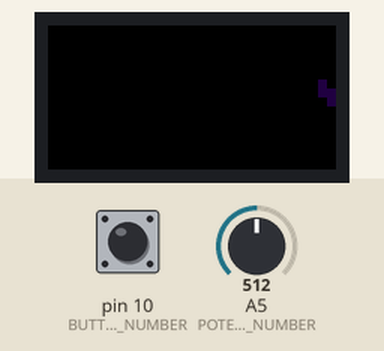
This sketch was run on a simulated Arduino Uno, built with avr-gcc and run on an emulated ATmega328P. On the bench: 32×16 colour display. Inputs (shaded band) come from the test bench; at power-on: A5 (POTENTIOMETER_PIN_NUMBER) = 512, pin 10 (BUTTON_PIN_NUMBER) LOW. Random numbers use the default seed unless the sketch sets one.

Above: at 3.2 s.
3.3 s: A5 (POTENTIOMETER_PIN_NUMBER) set to 716
At 3.8 s:
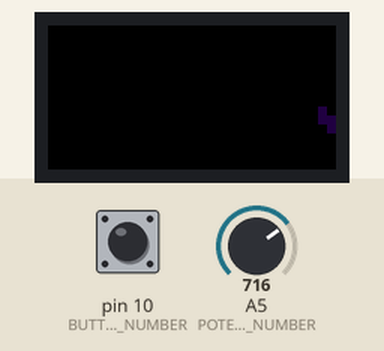
6.3 s: pin 10 (BUTTON_PIN_NUMBER) pulled HIGH for 1 s
At 7.7 s:
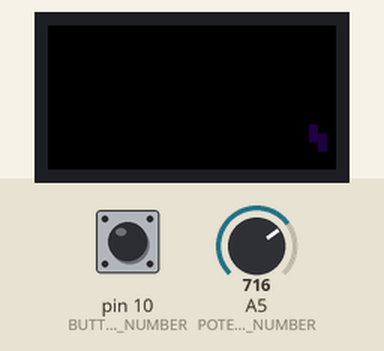
8.8 s: pin 10 (BUTTON_PIN_NUMBER) pulled HIGH for 0.15 s
At 9.8 s:
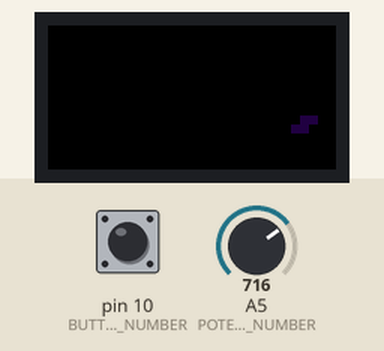
10.4 s: A5 (POTENTIOMETER_PIN_NUMBER) set to 900
At 11.3 s:
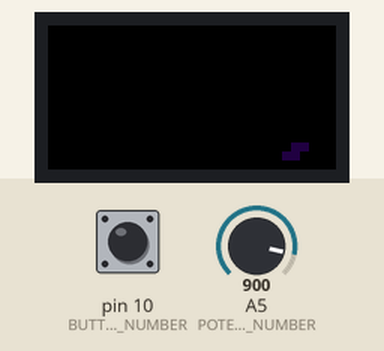
12.0 s: A5 (POTENTIOMETER_PIN_NUMBER) set to 1023
At 13.7 s:
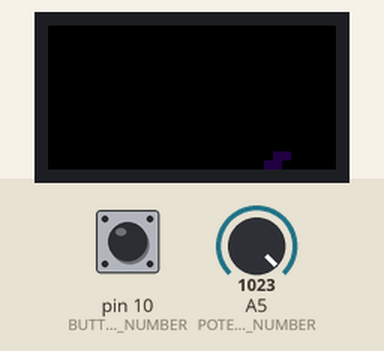
Timing chart, 0 to 15.2 s (numbered marks = the images above; inputs shaded):
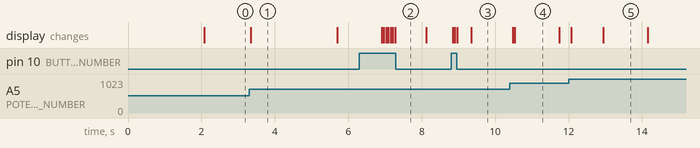

The sketch:

Tetris.ino
```cpp
#include <gamma.h>
#include <RGBmatrixPanel.h>
#include <Adafruit_GFX.h>

// define the wiring of the LED screen
const uint8_t CLK  = 8;
const uint8_t LAT = A3;
const uint8_t OE = 9;
const uint8_t A = A0;
const uint8_t B = A1;
const uint8_t C = A2;

// define the wiring of the inputs
const int POTENTIOMETER_PIN_NUMBER = 5;
const int BUTTON_PIN_NUMBER = 10;

// Matrix Dimensions
const uint8_t MAT_WIDTH = 32;
const uint8_t MAT_HEIGHT = 16;

// a global variable that represents the LED screen
RGBmatrixPanel matrix(A, B, C, CLK, LAT, OE, false);

// the following functions are for printing messages
void game_over();
void game_start();
void print_restart();
void choose_restart();
void print_quit();
void choose_quit();

class Color {
  public:
    int red;
    int green;
    int blue;
    Color() {
      red = 0;
      green = 0;
      blue = 0;
    }
    Color(int r, int g, int b) {
      red = r;
      green = g;
      blue = b;
    }
    uint16_t to_333() const {
      return matrix.Color333(red, green, blue);
    }
};

const Color BLACK(0, 0, 0);
const Color RED(4, 0, 0);
const Color ORANGE(6, 1, 0);
const Color YELLOW(4, 4, 0);
const Color GREEN(0, 4, 0);
const Color BLUE(0, 0, 4);
const Color PURPLE(1, 0, 2);
const Color WHITE(4, 4, 4);
const Color LIME(2, 4, 0);
const Color AQUA(0, 4, 4);

const Color colors[9] = {BLACK, RED, ORANGE, YELLOW, LIME, GREEN, AQUA, BLUE, PURPLE};

/*  (31, 0)--------(31, 15)
 *     |               |
 *     |               |
 *     |               |
 *     |               |
 *     |               |
 *     |               |
 *     |               |
 *     |               |
 *  (0, 0)----------(0, 15)
 */


class Block {
  public:
  // Default constructor
    Block() {
      x = 31;
      y = 0;
      for (int i = 0; i < 4; i++) {
        x_arr[i] = 0;
        y_arr[i] = 0;
      }
      type = 0;
      color_index = 0;
      rot_index = 0;
      falling = false;
    }

    // Setters
    // Set the y-coordinate of the block
    void set_y(int y_arg) {
      if ((y_arg >= 0) && (y_arg < MAT_HEIGHT)) {
        y = y_arg;
      }
      else {
        Serial.print("Illegal value for y!");
      }
    }

    // Set the type of the block
    void set_type(uint8_t type_arg) {
      type = type_arg;
      switch (type) {
        // O_Block
        case 1:
          x_arr[0] = 0;
          x_arr[1] = 0;
          x_arr[2] = -1;
          x_arr[3] = -1;
          y_arr[0] = 0;
          y_arr[1] = 1;
          y_arr[2] = 0;
          y_arr[3] = 1;
          break;
        // I_Block
        case 2:
          x_arr[0] = 0;
          x_arr[1] = -1;
          x_arr[2] = -2;
          x_arr[3] = -3;
          y_arr[0] = 0;
          y_arr[1] = 0;
          y_arr[2] = 0;
          y_arr[3] = 0;
          break;
        // L_Block
        case 3:
          x_arr[0] = 0;
          x_arr[1] = -1;
          x_arr[2] = -2;
          x_arr[3] = -2;
          y_arr[0] = 0;
          y_arr[1] = 0;
          y_arr[2] = 0;
          y_arr[3] = -1;
          break;
        // T_Block
        case 4:
          x_arr[0] = 0;
          x_arr[1] = -1;
          x_arr[2] = -2;
          x_arr[3] = -1;
          y_arr[0] = 0;
          y_arr[1] = 0;
          y_arr[2] = 0;
          y_arr[3] = -1;
          break;
        // Z_Block
        case 5:
          x_arr[0] = 0;
          x_arr[1] = 0;
          x_arr[2] = -1;
          x_arr[3] = -1;
          y_arr[0] = 0;
          y_arr[1] = -1;
          y_arr[2] = -1;
          y_arr[3] = -2;
          break;
        // Other cases
        default:
          for (int i = 0; i < 4; i++) {
            x_arr[i] = 0;
            y_arr[i] = 0;
          }
          break;
      }
    }

    // Set the color of the block
    void set_color(uint8_t color_index_arg) {
      if ((color_index_arg >= 0) && (color_index_arg < 9)) {
        color_index = color_index_arg;
      }
    }

    // Set the rotation of the block
    void set_rot(uint8_t rot_index_arg) {
      if ((rot_index_arg >= 0) && (rot_index_arg < 4)) {
        while (rot_index != rot_index_arg) {
          if (check_rotate()) {
            rotate();
          }
          else {
            break;
          }
        }
      }
    }

    // Stop the block falling
    void stop() {
      falling = false;
    }

    // Getters
    // Get the y-coordinate of the block
    int get_y() const{
      return y;
    }

    // Get the x-coordinate of the block
    int get_x() const{
      return x;
    }

    // Get the status of the block, check if any block is falling
    bool is_falling() const{
      return falling;
    }

    // Get the color index of the block
    uint8_t get_color() const{
      return color_index;
    }

    // Get the rotation index of the block
    uint8_t get_rot() const{
      return rot_index;
    }

    // Get x_arr of the block
    void get_x_arr(int x_arr_arg[4]) {
      for (int i = 0; i < 4; i++) {
        x_arr_arg[i] = x_arr[i];
      }
    }

    // Get y_arr of the block
    void get_y_arr(int y_arr_arg[4]) {
      for (int i = 0; i < 4; i++) {
        y_arr_arg[i] = y_arr[i];
      }
    }

    // Reset the block
    void reset() {
      x = MAT_WIDTH - 1;
      y = 0;
      type = 0;
      color_index = 0;
      rot_index = 0;

      // 1-O, 2-I, 3-L, 4-T, 5-Z
      set_type(random(1, 6));
      // colors[9] = {BLACK, RED, ORANGE, YELLOW, LIME, GREEN, AQUA, BLUE, PURPLE}
      // 1, 2, 3, 4, 5, 6, 7, 8
      set_color(random(1, 9));
      // 0, 1, 2, 3
      set_rot(random(0, 4));
      set_y(random(0, MAT_HEIGHT));
      falling = true;
    }

    // Draw the block
    void draw() {
      if (falling) {
        draw_with_rgb(colors[color_index]);
      }
    }

    // Erase the block
    void erase() {
      draw_with_rgb(colors[0]);
    }

    // Move the block
    void fall() {
      if (x_in_range(x_arr) && y_in_range(y_arr)) {
        erase();
        x--;
        draw();
      }
      else {
        reset();
      }
    }

    // Rotate the block
    void rotate() {
      // Rotate only if the block after rotation is in the screen
      if (check_rotate()) {
        erase();
        int temp_x_arr[4];
        int temp_y_arr[4];
        for (int i = 0; i < 4; i++) {
          temp_x_arr[i] = 0 - y_arr[i];
          temp_y_arr[i] = x_arr[i];
        }
        for (int i = 0; i < 4; i++) {
          x_arr[i] = temp_x_arr[i];
          y_arr[i] = temp_y_arr[i];
        }
        draw();
        rot_index = (rot_index + 1) % 4;
      }
    }


  private:
    int x;
    int y;
    // Relative coordinates of all 4 pixels of the block
    int x_arr[4];
    int y_arr[4];
    // Mark the type of the block
    uint8_t type;
    // Mark the color of the block
    uint8_t color_index;
    // Mark the rotation of the block, 0 <= rot_index < 3
    uint8_t rot_index;
    // Check if the block is falling
    bool falling;

    // Check whether the block can rotate or not
    bool check_rotate() {
      int temp_x_arr[4];
      int temp_y_arr[4];
      for (int i = 0; i < 4; i++) {
        temp_x_arr[i] = 0 - y_arr[i];
        temp_y_arr[i] = x_arr[i];
      }
      return x_in_range(temp_x_arr) && y_in_range(temp_y_arr);
    }

    // Check if the block is in the screen
    bool x_in_range(int x_arr_arg[4]) {
      for (int i = 0; i < 4; i++) {
        if ((x + x_arr_arg[i] >= MAT_WIDTH) || (x + x_arr_arg[i] < 0)) {
          return false;
        }
      }
      return true;
    }

    bool y_in_range(int y_arr_arg[4]) {
      for (int i = 0; i < 4; i++) {
        if ((y + y_arr_arg[i] >= MAT_HEIGHT) || (y + y_arr_arg[i] < 0)) {
          return false;
        }
      }
      return true;
    }

    // Draw the pixel with given color
    void draw_with_rgb(Color color) {
      if (x_in_range(x_arr) && y_in_range(y_arr)) {
        for (int i = 0; i < 4; i++) {
          matrix.drawPixel(x + x_arr[i], y + y_arr[i], color.to_333());
        }
      }
    }
};


class Game {
  public:
    Game() {
      time = 0;
      clear_picture();
      menu_active = false;
      block = Block();
    }

    // sets up a new game of Tetris
    // Modifies: global variable matrix
    void setupGame() {
      // Initialize time
      time = 0;

      // Generate a random number seed
      randomSeed(millis());

      // Clear picture
      clear_picture();

      // Clear the blocks on the screen
      matrix.fillScreen(BLACK.to_333());

      // Display "game start"
      game_start();
      delay(2000);
      matrix.fillScreen(BLACK.to_333());

      // Create the first block
      block.reset();
    }

    // Modifies: global variable matrix
    void update(int potentiometer_value, bool button_pressed) {
      // Draw picture
      draw_picture();

      // Check for filled columns, if there is any column filled, then game over
      for (int i = 0; i < MAT_HEIGHT; i++) {
        // Game over when touching the top of the screen
        if (is_touching_top()) {
          // Clear picture to avoid infinite loop
          clear_picture();
          // Print "game over"
          game_over();
          // Wait 2 seconds
          delay(2000);
          // Fill Screen with black
          matrix.fillScreen(BLACK.to_333());
          // Set seletion menu to be active
          menu_active = true;
          break;
        }
      }

      // Display selection menu if menu is active
      if (menu_active == true) {
          draw_cursor(potentiometer_value);
          if (button_pressed) {
            // Restart selected
            if (potentiometer_value < 512) {
                setupGame();
                menu_active = false;
                return;
            }
            else {
              // Quit selected, enter an empty loop and pause
              matrix.fillScreen(BLACK.to_333());
              while (true) {}
            }
          }
        // Slightly delay to prevent button jitter
        delay(100);
      }
      // Play the game as normal if menu is not active
      else {
        // Operate block when there is block falling
        if (block.is_falling()) {
          // Move block using value of the potentiometer
          block.erase();
          // Check if the block can be moved without touching other blocks
          if (check_move(potentiometer_value)) {
            block.set_y(((MAT_HEIGHT) * potentiometer_value) / 1024);
          }
          block.draw();

          // Rotate block using button
          if (button_pressed) {
            block.rotate();
          }

          // Block falls every 20 loops, with an initial delay of 50 loops
          if ((time % 20 == 0) && (time > 50)) {
            block.fall();
          }

          // Check if block touching the existing fallen blocks
          if (is_touching()) {
            // Stop the block falling
            block.stop();

            // Add the block to picture
            pic_add_block(block);

            // Reset a new block
            block.reset();
          }
        }
        // No block is falling
        else {
          // Reset a new block
          block.reset();
        }

        // Check and delete filled rows
        for (int i = 0; i < MAT_WIDTH; i++) {
          if (is_row_filled(i)) {
            pic_del_row(i);
          }
        }
      }
      time++;
    }

  private:
    unsigned long time;
    // The picture formed by stack of fallen blocks, this array stores the color index of each pixel
    uint8_t picture[MAT_WIDTH][MAT_HEIGHT];

    Block block;

    bool menu_active = false;

    // Draw the cursor for selecting Restart or Quit
    void draw_cursor(int potentiometer_value_arg) {
      if (potentiometer_value_arg < 512) {
        // Cursor selected Restart
        choose_restart();
        print_quit();
      }
      else {
        // Cursor selected Quit
        choose_quit();
        print_restart();
      }
    }

    // Draw the picture formed by stack of fallen blocks
    void draw_picture() {
      for (int i = 0; i < MAT_WIDTH; i++) {
        for (int j = 0; j < MAT_HEIGHT; j++) {
          Color pixel_color = colors[picture[i][j]];
          matrix.drawPixel(i, j, pixel_color.to_333());
        }
      }
    }

    // Clear the picture formed by stack of fallen blocks
    void clear_picture() {
      for (int i = 0; i < MAT_WIDTH; i++) {
        for (int j = 0; j < MAT_HEIGHT; j++) {
          picture[i][j] = 0;
        }
      }
    }

    // Add a block to picture
    void pic_add_block(Block block_arg) {
      // Get the (x, y) coordinate of the block
      int x = block_arg.get_x();
      int y = block_arg.get_y();
      // Get the relative coordinates of all other pixels of the block
      int x_arr_arg[4] = {};
      int y_arr_arg[4] = {};
      block_arg.get_x_arr(x_arr_arg);
      block_arg.get_y_arr(y_arr_arg);
      // Add the block coordinates and the corresponding color into picture
      for (int i = 0; i < 4; i++) {
        picture[x + x_arr_arg[i]][y + y_arr_arg[i]] = block_arg.get_color();
      }
    }

    // Check if the block can be moved left and right by the potentiometer
    bool check_move(int potentiometer_value_arg) {
      int check_y = ((MAT_HEIGHT) * potentiometer_value_arg) / 1024;
      int x_arr_arg[4] = {};
      int y_arr_arg[4] = {};
      block.get_x_arr(x_arr_arg);
      block.get_y_arr(y_arr_arg);
      for (int k = 0; k < 4; k++) {
        if ((picture[block.get_x() + x_arr_arg[k]][check_y + y_arr_arg[k]] != 0)
            || (check_y + y_arr_arg[k] < 0) || (check_y + y_arr_arg[k] >= MAT_HEIGHT)) {
          return false;
        }
      }
      return true;
    }

    // Check if a row is filled
    bool is_row_filled(int row) {
      for (int i = 0; i < MAT_HEIGHT; i++) {
        if (picture[row][i] == 0) {
          return false;
        }
      }
      return true;
    }

    // Check if any block reach the top of the screen
    bool is_touching_top() {
      for (int i = 0; i < MAT_HEIGHT; i++) {
        if (picture[31][i] != 0) {
          return true;
        }
      }
      return false;
    }

    // Delete a filled row from picture and update
    void pic_del_row(int row) {
      if (is_row_filled(row)) {
        for (int j = row; j < MAT_WIDTH - 1; j++) {
          for (int i = 0; i < MAT_HEIGHT; i++) {
            // Move contents of the row above to the current row
            picture[j][i] = picture[j + 1][i];
          }
        }
        // Clear the top row
        for (int i = 0; i < MAT_HEIGHT; i++) {
          picture[MAT_WIDTH - 1][i] = 0;
        }
        draw_picture();
      }
    }

    // Check if block touches existing fallen blocks or the bottom of the screen
    bool is_touching() {
      // Get the (x, y) coordinate of the block
      int x = block.get_x();
      int y = block.get_y();
      // Get the relative coordinates of all other pixels of the block
      int x_arr_arg[4] = {};
      int y_arr_arg[4] = {};
      block.get_x_arr(x_arr_arg);
      block.get_y_arr(y_arr_arg);
      for (int i = 0; i < 4; i++) {
        int check_x = x + x_arr_arg[i] - 1;
        // Touch the bottom
        if (check_x < 0) {
          return true;
        }
        int check_y = y + y_arr_arg[i];
        if ((check_x >= 0) && (check_x < MAT_WIDTH) && (check_y >= 0) && (check_y < MAT_HEIGHT)) {
          // Check if the space directly beneath each block pixel is occupied
          if (picture[check_x][check_y]) {
            return true;
          }
        }
      }
      return false;
    }
};

// a global variable that represents the game Tetris
Game game;

// see https://www.arduino.cc/reference/en/language/structure/sketch/setup/
void setup() {
  Serial.begin(9600);
  pinMode(BUTTON_PIN_NUMBER, INPUT);
  matrix.begin();
  game.setupGame();
}

// see https://www.arduino.cc/reference/en/language/structure/sketch/loop/
void loop() {
  // Smooth the readings from an analog input
  int total = 0;
  int num_readings = 30;
  for (int i = 0; i < num_readings; i++) {
    total += analogRead(POTENTIOMETER_PIN_NUMBER);
  }
  int potentiometer_value = total / num_readings;

  bool button_pressed = (digitalRead(BUTTON_PIN_NUMBER) == HIGH);

  game.update(potentiometer_value, button_pressed);

  delay(25);
}

// displays "game over"
void game_over() {
  matrix.fillScreen(BLACK.to_333());
  matrix.setTextSize(1);
  matrix.setTextColor(RED.to_333());
  matrix.setCursor(0, 0);
  matrix.print('G');
  matrix.print('A');
  matrix.print('M');
  matrix.print('E');
  matrix.print(' ');
  matrix.print('O');
  matrix.print('V');
  matrix.print('E');
  matrix.print('R');
  matrix.print('!');
}

// displays "game start"
void game_start() {
  matrix.fillScreen(BLACK.to_333());
  matrix.setTextSize(1);
  matrix.setTextColor(GREEN.to_333());
  matrix.setCursor(0, 0);
  matrix.print('G');
  matrix.print('A');
  matrix.print('M');
  matrix.print('E');
  matrix.print(' ');
  matrix.print('S');
  matrix.print('T');
  matrix.print('A');
  matrix.print('R');
  matrix.print('T');
}

// Display "R" in white for Restart
void print_restart() {
  matrix.setTextColor(WHITE.to_333());
  matrix.setCursor(0, 0);
  matrix.print("R");
}

// Display "R" in yellow for user to select Restart
void choose_restart() {
  matrix.setTextColor(YELLOW.to_333());
  matrix.setCursor(0, 0);
  matrix.print("R");
}

// Display "Q" in white for Quit
void print_quit() {
  matrix.setTextColor(WHITE.to_333());
  matrix.setCursor(0, 8);
  matrix.print("Q");
}

// Display "Q" in yellow for user to select Quit
void choose_quit() {
  matrix.setTextColor(YELLOW.to_333());
  matrix.setCursor(0, 8);
  matrix.print("Q");
}
```

Measured:
- what the display in image 1 shows lasts 2.4 s, from 3.3 s to 5.7 s
- what the display in image 4 shows lasts 1.2 s, from 10.5 s to 11.7 s
